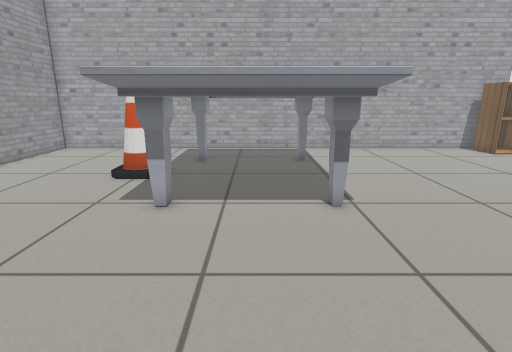
View 1 (above)

17 first-person views from a walk through a world built for the Gazebo simulator. The camera is 0.78 m above the floor, tilts 14° down and sees 80° across. The lines on the ground mark 1 m squares. The floor is counted in squares, 0.25 m on a side. Each view is taken from the middle of a square. On the plan, view 1 faces up. The plan holds only what a view shows up to about 20 squares ahead; the rest is blank. Gazebo's built-in surfaces are drawn with simple patterns. Simple shapes stand in for some stock models.

View 2
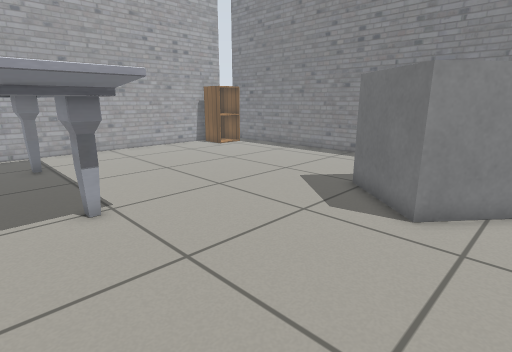

View 3
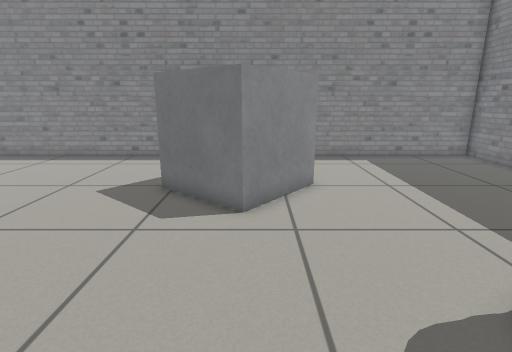

View 4
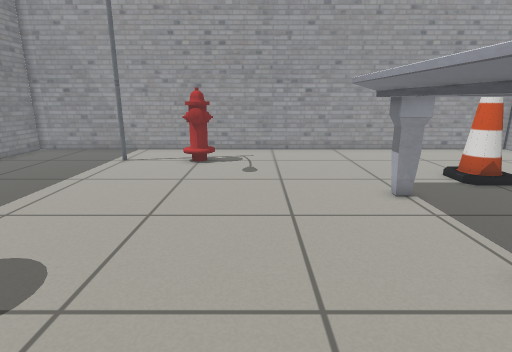

View 5
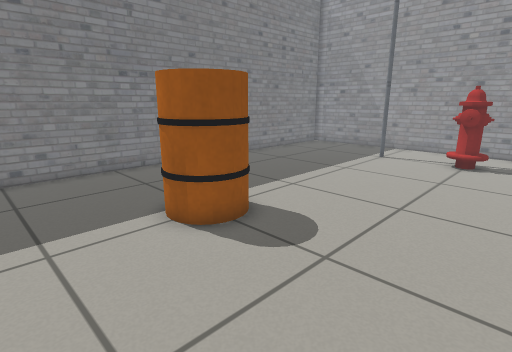

View 6
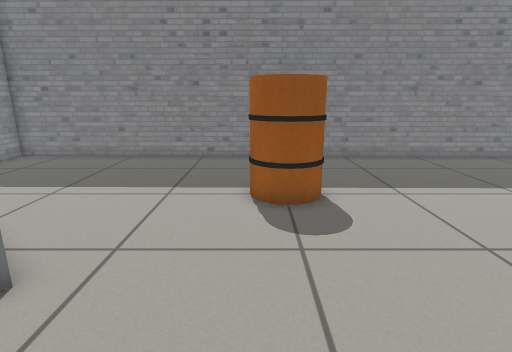

View 7
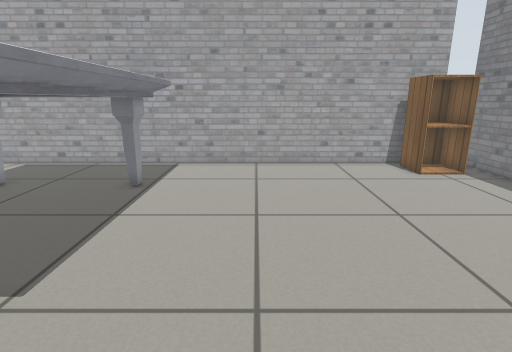

View 8
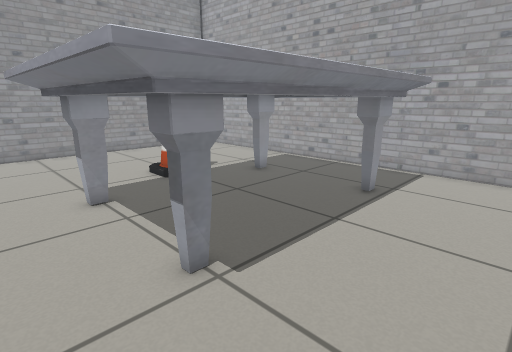

View 9
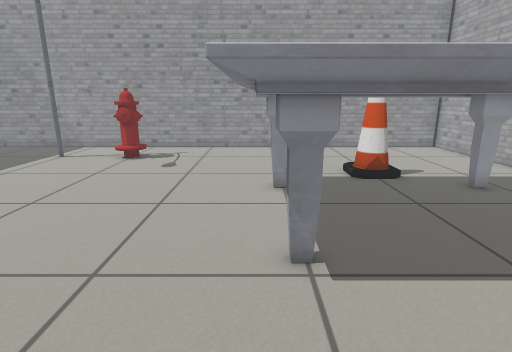

View 10
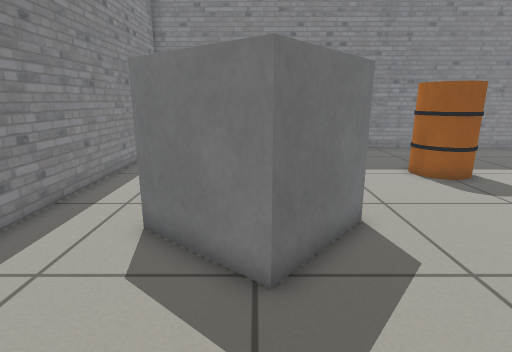

View 11
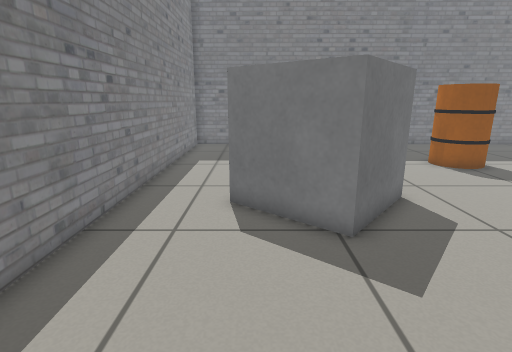

View 12
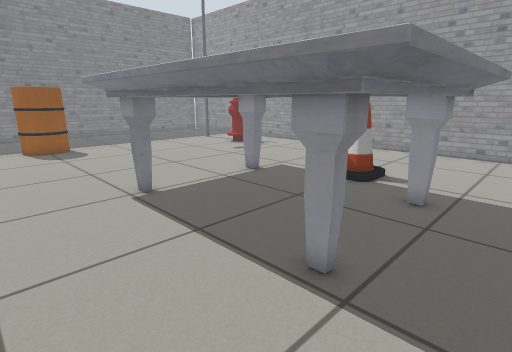

View 13
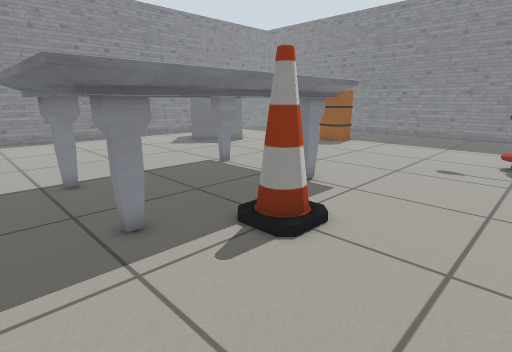

View 14
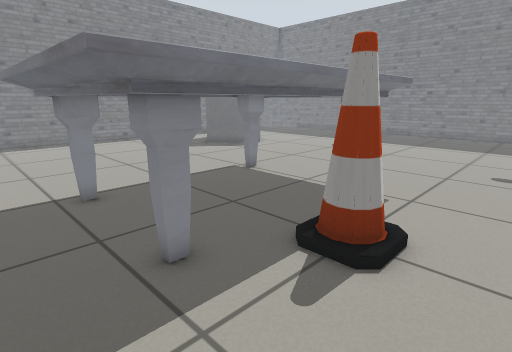

View 15
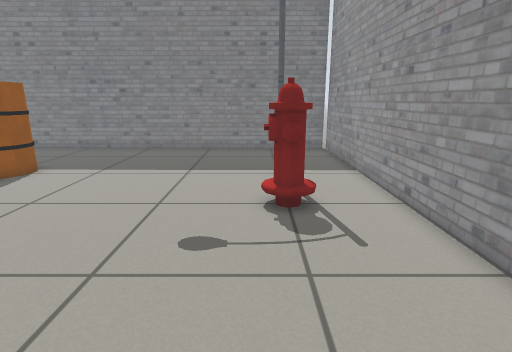

View 16
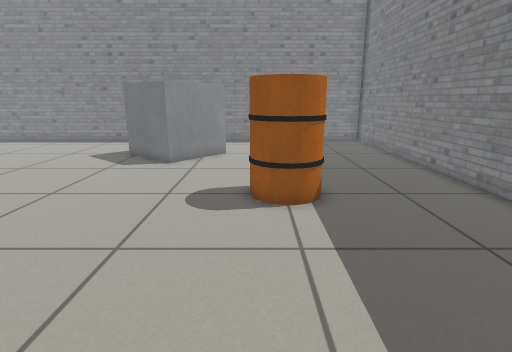

View 17
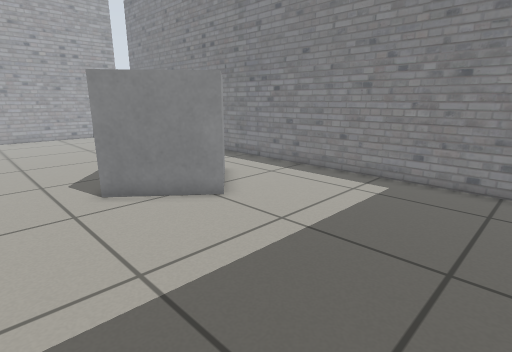

### Floor plan
Key: @ floor where view 1 was taken; # wall or solid block; . floor; C cabinet; T marble table; N cone; H fire hydrant; L lamp; B barrel; O other object.
Columns run from 13 left of view 1 to 17 right of it. Each row starts with its distance up from view 1.
 20 ###############################
 19 #..........................CCC#
 18 #........TTTTTTTT..........CCC#
 17 #........TTTTTTTTT............#
 16 #........TTT   TTT............#
 15 #........TT     TT............#
 14 #.......NTT     TT............#
 13 #......NNNT     TT............#
 12 #.......NTT     TT............#
 11 #........TT     TT............#
 10 #........TT     TT............#
  9 #........TTT   TTT............#
  8 #........TTTTTTTTT............#
  7 #........TTTTTTTT.............#
  6 #.............................#
  5 #......................OOO....#
  4 #.....................OO OO...#
  3 #.....................O   OO..#
  2 #...H................OO   O...#
  1 #..HHH.................OOO....#
  0 #...H........@..........OO....#
 -1 #.............................#
 -2 #..............BBB............#
 -3 #...L..........B B............#
 -4 #..............BBB............#
 -5 #.............................#
 -6 #.............................#
 -7 #.............................#
 -8 #.............................#
 -9 #.............................#
-10 ###############################

Positions as (right, up) in squares from view 1, and headings:
1: (0, 0), facing up
2: (0, 0), facing up-right
3: (0, 2), facing right
4: (7, 4), facing left
5: (8, 4), facing down-left
6: (4, 7), facing down
7: (7, 5), facing up
8: (7, 6), facing up-left
9: (8, 8), facing left
10: (11, 10), facing down
11: (13, 12), facing down
12: (7, 19), facing down-left
13: (-10, 19), facing down-right
14: (-8, 19), facing down-right
15: (-8, 10), facing down
16: (-7, -2), facing right
17: (5, -8), facing up-right
